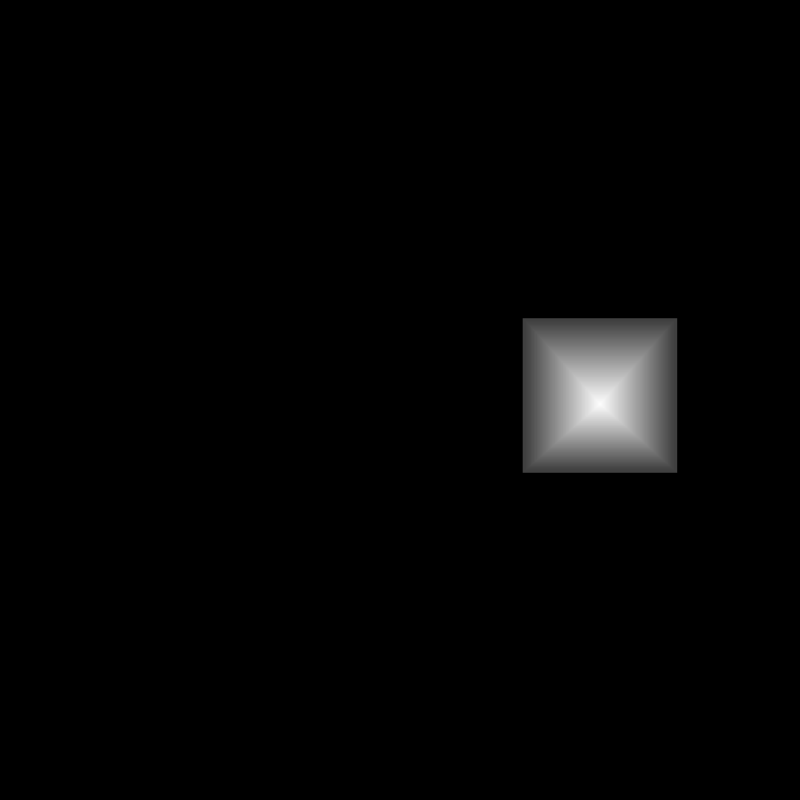
Frame 1 (no input)
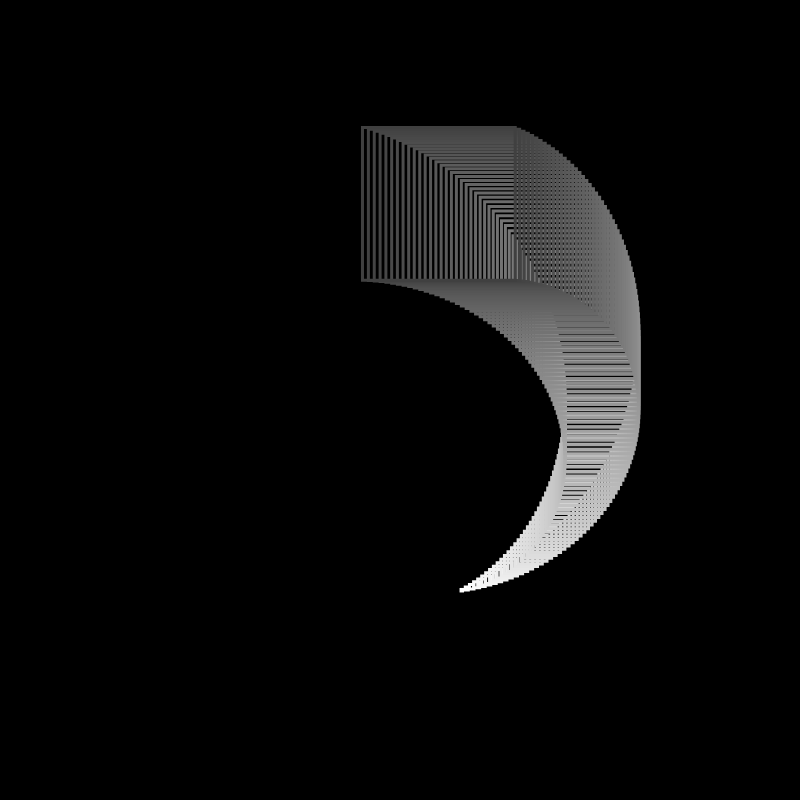
Frame 60 (no input)
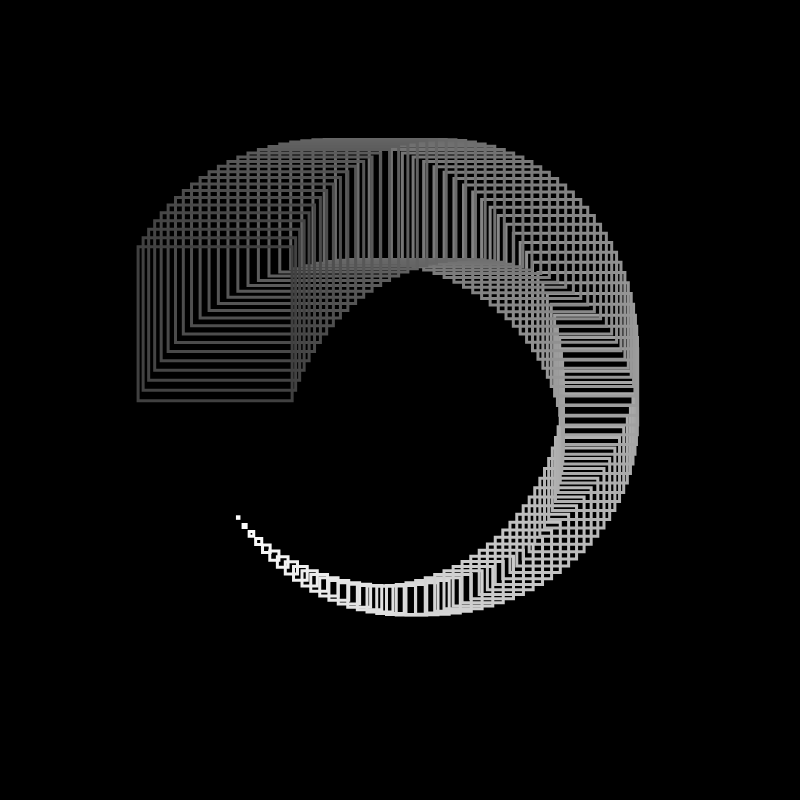
Frame 120 (the mouse pressed at the canvas centre since frame 60)

The p5.js sketch that drew these frames (run headless with seeded random() and noise() and a simulated clock; from frame 60 on, the mouse is pressed at the canvas centre):

// p5.js sketch
// ── sketch.js
var cx, cy, side, t, sizeStep, timeStep, genCount;

function setup() {
	createCanvas(800,800);
	strokeWeight(3);
  noFill();
  rectMode(CENTER);
  colorMode(HSB, 360,100,100,100);
}

function draw() {
	genCount = 100;
  background(0);
  cx = width/2;
  cy = height/2;
  t = radians(frameCount*1.2);
  side = min(width, height);
  timeStep = map(sin(t/150), -1,1, -PI, PI);
  sizeStep = map(sin(t/50), -1,1, 1, 2);
  drawRect(sizeStep, sizeStep, 0);
}

function drawRect(sizeX, sizeY, gen){
   if(gen > genCount){
    return;
   }
   var b = 100-map(gen, 0, genCount, 0, 75);
   stroke(0,0,b);
   var x = cx + side/4*cos(t-gen*timeStep);
   var y = cy + side/4*sin(t-gen*timeStep);
   rect(x,y, sizeX, sizeY);
   drawRect(sizeX + sizeStep, sizeY + sizeStep, gen+1);
}

// ── post.html
<!DOCTYPE html>
<html>
<head>
<title>Hip To Be Square</title>
<link rel="shortcut icon" type="image/png" href="https://krabcode.github.io/favicon.png"/>
<link rel="stylesheet" href="../../styles/sketch.css">
<script src="../../lib/p5.js"></script>
<script src="../../lib/p5.easycam.js"></script>
<script src="sketch.js"></script>
</head>
<body>
</body>
<header>
<p><a href="https://krabcode.github.io/index.html"> <<< </a></p>
In '87, Huey released <a href="https://open.spotify.com/album/5L0vaNLbzgP8RIJqs1zamE?si=1HrS27eqSRaFBX8bCX1V4g">Fore!</a>, their most accomplished album. <br/> <br/>
I think their undisputed masterpiece is <a href="https://open.spotify.com/track/648BMGrt98kUbLo24A4vgj?si=_xFKnZjgT3Gb8nCtDyX_UA">Hip To Be Square</a>. <br/> <br/>
A song so catchy, most people probably don't listen to the lyrics. <br/> <br/>
But they should, because it's not just about the pleasures of conformity and the importance of trends. <br/> <br/>
It's also a personal statement about the band itself.

</header>
</html>
